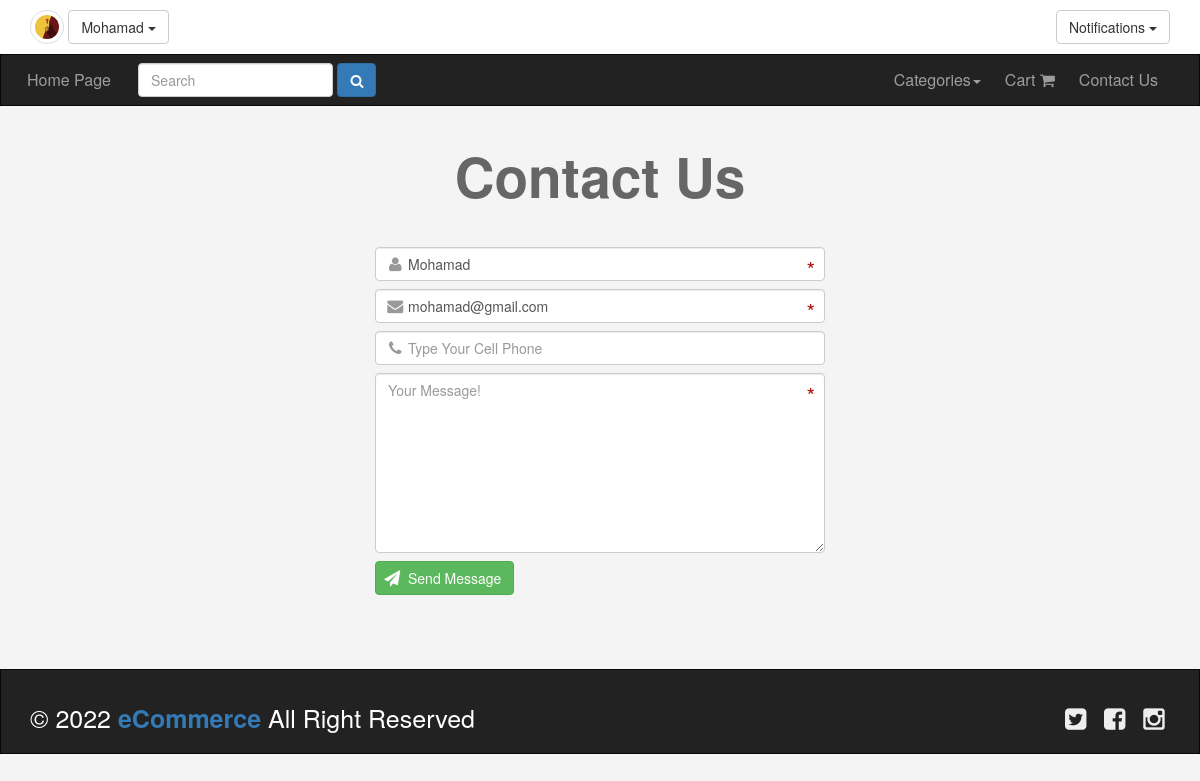
/contactUs.php (signed in), run on the app's committed database.
### tables this page shows
CREATE TABLE `users` (
  `UserID` int(11) NOT NULL COMMENT 'To Identify User',
  `Username` varchar(255) NOT NULL COMMENT 'Username To Login',
  `Password` varchar(255) NOT NULL COMMENT 'Password To Login',
  `Email` varchar(255) NOT NULL,
  `FullName` varchar(255) NOT NULL,
  `GroupID` int(11) NOT NULL DEFAULT 0 COMMENT 'Identify User Group',
  `TrustStatus` int(11) NOT NULL DEFAULT 0 COMMENT 'Seller Rank',
  `RegStatus` int(11) NOT NULL DEFAULT 0 COMMENT 'User Approval',
  `Date` date NOT NULL,
  `avatar` varchar(255) NOT NULL
);

### init.php (called while the page is built, shortened)
<?php
	include 'admin/connect.php';
	$sessionUser = '';
	if (isset($_SESSION['user'])) {
		$sessionUser = $_SESSION['user'];
	}
	$tpl 				= 'includes/templates/';
	$lang 			= 'includes/languages/';
	$css 				= 'layout/css/';
	$avDir 			= 'admin/uploads/avatars/';
	include $lang . 'english.php';
	include $tpl 	. 'header.php';

### includes/languages/english.php (called while the page is built)
<?php
	function lang($phrase) {
		static $lang = array(
			'HOME_ADMIN' 	=> 'Home',
			'CATEGORIES' 	=> 'Categories',
			'ITEMS' 			=> 'Items',
			'MEMBERS' 		=> 'Members',
			'COMMENTS'		=> 'Comments',
			'STATISTICS' 	=> 'Statistics',
			'LOGS' 				=> 'Logs',
			'Home_Page' 	=> 'Home Page',
			'ENGLISH' 		=> 'English',
			'ARABIC' 			=> 'Arabic',
			'LANGUAGES' 	=> 'Languages',
			'' => ''
		);
		return $lang[$phrase];
	}

### contactUs.php (the view, shortened to what this page needs)
<?php
	include 'init.php';
  $stmt = $con->prepare("SELECT * FROM users WHERE UserID = ? LIMIT 1");
  $stmt->execute(array($_SESSION['uid']));
  $user = $stmt->fetch();
?>
<div class="container">
  <h1 class="text-center">Contact Us</h1>
  <form class="contact-form" action="<?php echo $_SERVER['PHP_SELF'] ?>" method="POST">
      <div class="form-group">
        <input
            class="username form-control"
            type="text"
            name="username"
            placeholder="Type Your Username"
            value="<?php if (isset($_SESSION['user'])) { echo $user['Username']; } ?>" />
      </div>
      <div class="form-group">
        <input
          class="email form-control"
          type="email"
          name="email"
          placeholder="Please Type a Valid Email"
          value="<?php if (isset($_SESSION['user'])) { echo $user['Email']; } ?>" />
      </div>
      <input
          class="form-control"
          type="text"
          name="cellphone"
          placeholder="Type Your Cell Phone"
          value="<?php if (isset($cell)) { echo $cell; } ?>" />
      <div class="form-group">
        <textarea
              class="message form-control"
              name="message"
              placeholder="Your Message!"><?php if (isset($msg)) { echo $msg; } ?></textarea>
      </div>
      <input
        class="btn btn-success"
        type="submit"
        value="Send Message" />
      <i class="fa fa-send fa-fw send-icon"></i>
  </form>
</div>
<?php
  include $tpl . 'footerDesig.php';
	include $tpl . 'footer.php';
?>

### includes/templates/header.php (shortened to what this page needs)
<!DOCTYPE html>
<html>
	<head>
		<link rel="stylesheet" href="<?php echo $css ?>bootstrap.min.css" />
		<link rel="stylesheet" href="<?php echo $css ?>font-awesome.min.css" />
		<link rel="stylesheet" href="<?php echo $css ?>jquery-ui.css" />
		<link rel="stylesheet" href="<?php echo $css ?>jquery.selectBoxIt.css" />
		<link rel="stylesheet" href="<?php echo $css ?>front.css" />
	</head>
	<body>
	<div class="upper-bar">
		<div class="container">
			<?php
				if (isset($_SESSION['user'])) {
					$stmt = $con->prepare("SELECT Username, avatar FROM users WHERE Username = ?");
					$stmt->execute(Array($sessionUser));
					$all = $stmt->fetchAll();
					?>
				<?php if (!empty($all)) {
					foreach($all as $a){ ?>
						<?php if (!empty($a['avatar'])) {  ?>
							<img class="my-image img-thumbnail img-circle" src="<?php echo $avDir . $a['avatar']; ?>" alt="" />
						<?php } else { ?>
							<img class="my-image img-thumbnail img-circle" src="img.png" alt="" />
						<?php } ?>
					<?php } ?>
				<?php } ?>
				<div class="btn-group my-info">
					<span class="btn btn-default dropdown-toggle" data-toggle="dropdown">
						<?php echo $sessionUser; ?>
						<span class="caret"></span>
					</span>
				</div>
				<div class="btn-group my-notifications pull-right">
					<span class="btn btn-default btn-notifications dropdown-toggle" data-toggle="dropdown">
						Notifications
						<span class="caret"></span>
					</span>
				</div>
				<?php
				} else {
			?>
			<a  class="btn btn-default pull-right" href="login.php">
				<span>Login / Signup</span>
			</a>
			<?php } ?>
		</div>
	</div>
	<nav class="navbar navbar-inverse">
		<div class="container">
			<div class="navbar-header">
				<a class="navbar-brand" href="index.php"><?php echo lang('Home_Page'); ?></a>
					<form class="navbar-form navbar-left" action="searchPage.php" method="POST">
						<div class="form-group">
							<input type="text" name="searchInput" class="form-control" placeholder="Search" />
						</div>
						<button  class="btn btn-primary">
							<i class="fa fa-search" aria-hidden="true"></i>
						</button>
					</form>
			</div>
			<div class="collapse navbar-collapse" id="app-nav">
				<ul class="nav navbar-nav navbar-right">
					<li class="dropdown">
						<a href="#" class="dropdown-toggle" data-toggle="dropdown" role="button" aria-haspopup="true" aria-expanded="false"><?php echo lang('CATEGORIES'); ?><span class="caret"></span></a>
					</li>
					<li><a href="cart.php">Cart <i class="fa fa-shopping-cart" aria-hidden="true"></i></a></li>
					<li><a href="contactUs.php" ><?php echo 'Contact Us'; ?></a></li>
				</ul>
			</div>
		</div>
	</nav>

### layout/css/front.css (style rules this page uses)
body { background-color: #f4f4f4; font-size: 16px; position: relative; }
h1 { font-size: 55px; margin: 40px 0; font-weight: bold; color: #666; }
.navbar { border-radius: 0; margin-bottom: 0; }
.nav > li > a, .navbar-brand { padding: 15px 12px; }
.navbar-brand { font-size: 1em; }
.form-control { position: relative; }
.upper-bar { padding: 10px; background-color: #fff; }
.my-notifications { cursor: pointer; }
.my-image { width: 34px; height: 34px; }
.contact-form { max-width: 450px; margin: 20px auto; }
.contact-form .form-group { margin-bottom: 0; position: relative; }
.contact-form input { padding-left: 32px; }
.contact-form input, .contact-form textarea { margin-bottom: 8px; }
.contact-form textarea { height: 180px !important; }
.contact-form .send-icon { display: block; position: relative; top: -32px; left: 7px; color: #fff; }

### data on the page
users: avatar (picture), username "Mohamad", email "mohamad@gmail.com"

### other printed values
$sessionUser "Mohamad"
lang('Home_Page') "Home Page"
lang('CATEGORIES') "Categories"
